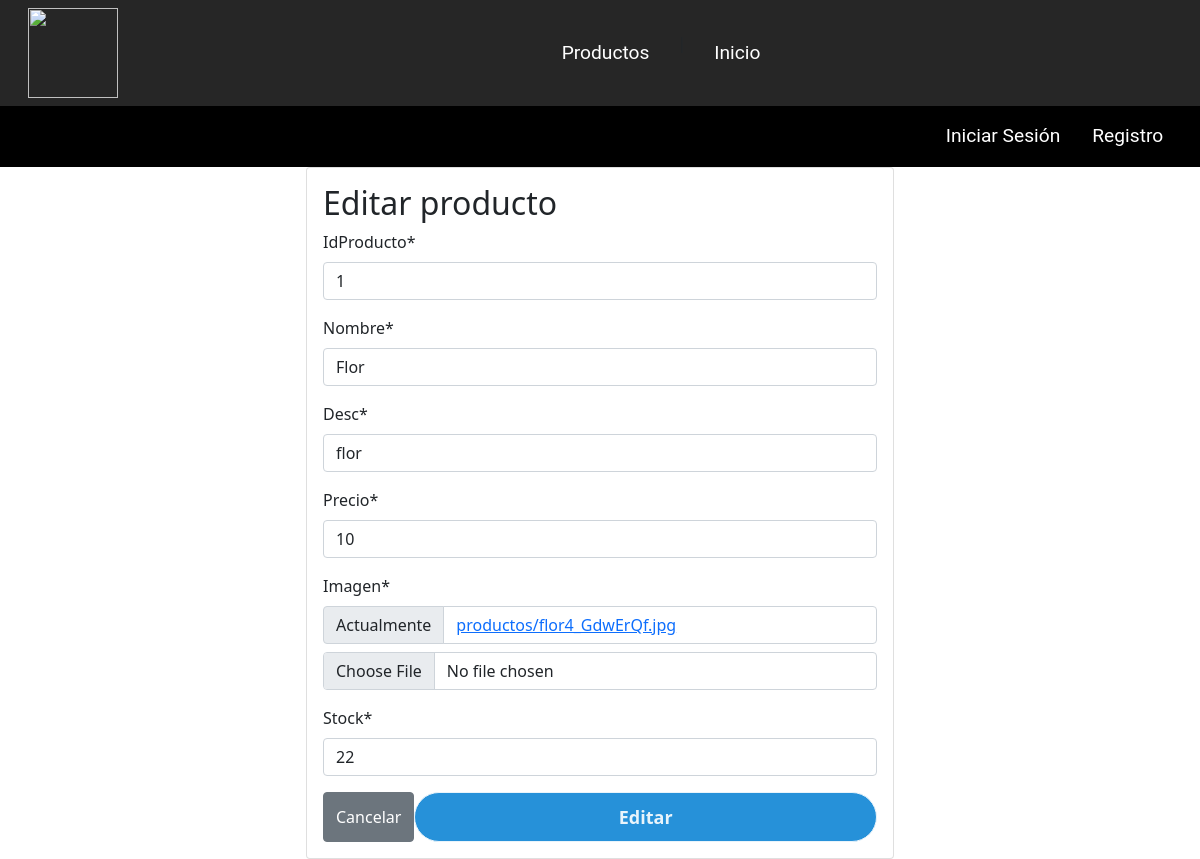
The app's page /mproducto/1/, older data.
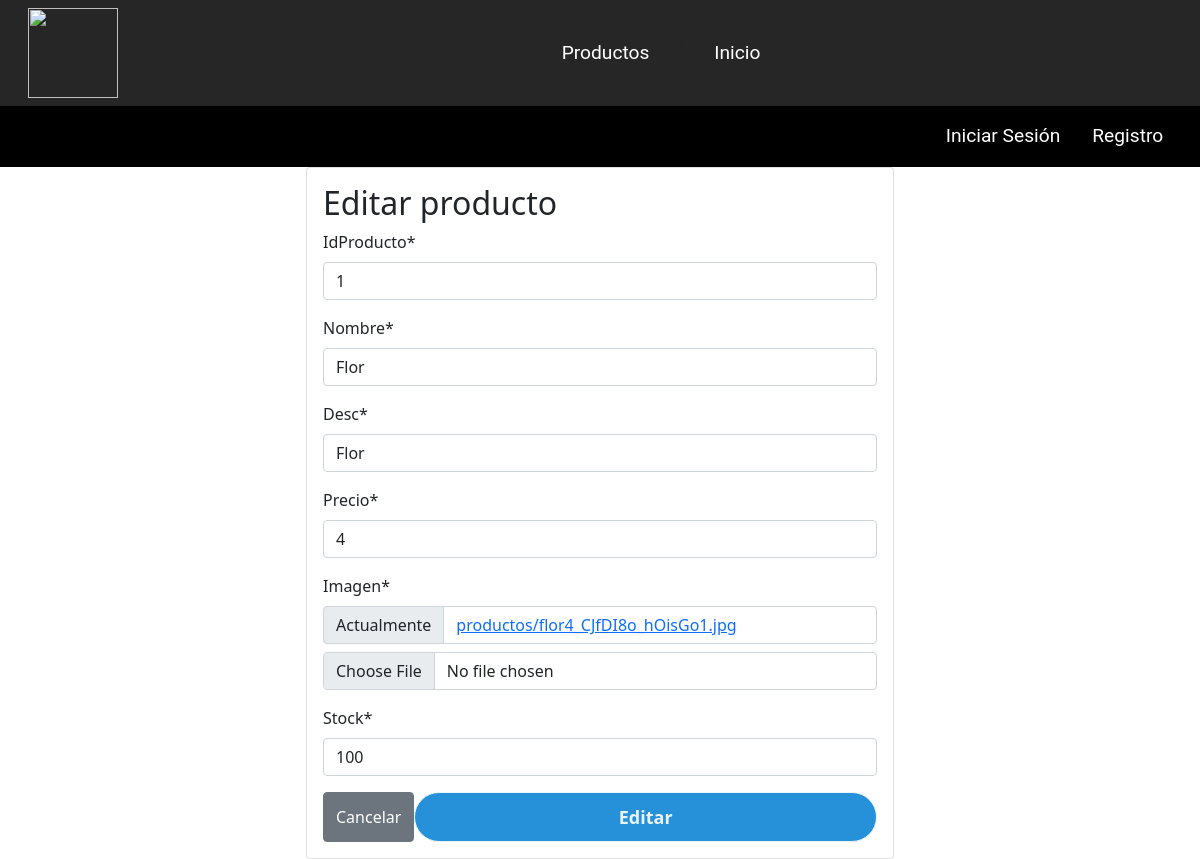
The same page, newer data.
### Flower/models.py (models this page shows, shortened)
class Producto(models.Model):
    idProducto = models.IntegerField(primary_key=True, default=0)
    nombre = models.CharField(max_length=40)
    desc = models.CharField(max_length=80)
    precio = models.IntegerField()
    imagen = models.ImageField(upload_to="productos", null=True)
    stock = models.IntegerField(null=True)

### Flower/views.py (the view)
# urls.py: path('mproducto/<idProducto>/', mproducto, name="mproducto"),
def mproducto(request, idProducto):
    producto = get_object_or_404(Producto, idProducto = idProducto)
    data = {
       'form': ProductoForm(instance=producto)
    }
    if request.method == 'POST':
        formulario = ProductoForm(data=request.POST, instance= producto, files= request.FILES)
        if formulario.is_valid():
            formulario.save()
            return redirect(to="lproducto")
        data["form"] = formulario
    return render(request, 'admin/mproducto.html', data)

### Flower/forms.py
class ProductoForm(forms.ModelForm):
    class Meta:
        model = Producto
        fields = '__all__'

### Flower/templates/admin/mproducto.html (shortened to what this page needs)
<!DOCTYPE html>
<html lang="es">
<head>
    {% load static %}
    <link rel="stylesheet" href="{% static 'core/css/estilo.css' %}">
    <link href="https://cdn.jsdelivr.net/npm/bootstrap@5.1.3/dist/css/bootstrap.min.css" rel="stylesheet"
>
</head>
<body>
    <header class="site-header">
        <nav id="navbar" class="navbar navbar-expand-lg navbar-custom">
            <div class="container-fluid">
                <a class="navbar-brand" href="{% url 'home' %}">
                    <div class="logo">
                        <img src="{% static 'core/img/logo.png' %}" alt="" width="90" height="90">
                </a>
            </div>
            <div class="collapse navbar-collapse" id="navbarSupportedContent">
                <ul class="navbar-nav m-auto  mb-2 mb-lg-0">
                    <li class="nav-item">
                        <a class="nav-link active" href="{% url 'lproducto' %}">Productos</a>
                    </li>
                    | <li class="nav-item">
                        <a class="nav-link active" href="{% url 'home' %}">Inicio</a>
                    </li>
                </ul>
    </header>
    <ul class="nav navbar-dark navbar justify-content-end" style="background-color: #000000">
        {% if user.is_superuser %}
        <li class="nav-item">
            <a href="#">
                <h6>{{ user.username }}</h6>
            </a>
        </li>
        &nbsp;
        <li>
            <a href="{% url 'logout' %}">
                <h6>Cerrar sesión</h6>
            </a>
        </li>
        {% else %}
        <li class="nav-item justify-content-end">
            <a class="nav-link active" aria-current="page" href="{% url 'login' %}">Iniciar Sesión</a>
        </li>
        <li class="nav-item justify-content-end">
            <a class="nav-link active" aria-current="page" href="{% url 'registro' %}">Registro</a>
        </li>
        {% endif %}
    </ul>
    <main>
        {% load crispy_forms_tags %}
        <div class="row">
            <div class="col-12 col-md-6 offset-md-3">
                <div class="card">
                    <div class="card-body">
                        <h2>Editar producto</h2>
                        <form action="" method="post" enctype="multipart/form-data">
                            {{ form | crispy }}
                            <div class="d-flex justify-content-center">
                                <input type="reset" value="Cancelar" class="btn btn-secondary">
                                <input type="submit" value="Editar" class="btn btn-primary btn-sm">
                            </div>
                        </form>
                    </div>
                </div>
            </div>
        </div>
    </main>
</body>

Row changes from the older to the newer data that the page shows:
changed Producto "Flor": desc "flor" → "Flor"; precio "10" → "4"; stock "22" → "100"
Text that changed along with them:
text no longer shown: "IdProducto * Nombre * Desc * Precio * Imagen * Actualmente productos/flor4_GdwErQf.jpg Stock *"
text now shown: "IdProducto * Nombre * Desc * Precio * Imagen * Actualmente productos/flor4_CJfDI8o_hOisGo1.jpg Stock *"
